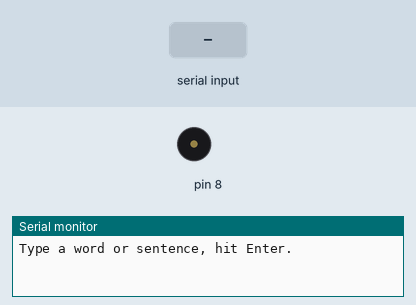
Simulated run of this sketch. Board: Arduino Uno, built with avr-gcc and run on an emulated ATmega328P. Shown: buzzer (waves = sounding), the last lines printed to the serial monitor. Inputs (shaded band) come from the test bench.

Above: at 1.2 s.
1.3 s: "90 45\n" received over Serial
At 1.48 s:
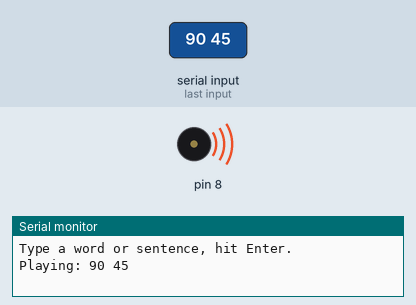
Timing chart, 0 to 10.3 s (numbered marks = the images above; inputs shaded):
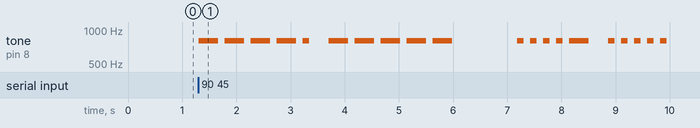

Measured:
- after the input at 1.3 s, tone on pin 8: plays 800 Hz for 0.36 s, 800 Hz for 0.36 s, 800 Hz for 0.36 s, 800 Hz for 0.36 s, 800 Hz for 0.12 s, 800 Hz for 0.36 s … (20 notes in this stretch), starting at once

The sketch:

Morse_buzzer.ino
```cpp
#include <ctype.h>
#include <string.h>

class Buzzer {
  int pin_number;

public:
  explicit Buzzer(int pin) : pin_number(pin) { pinMode(pin, OUTPUT); }

  void start(int hz, int duration) { tone(pin_number, hz, duration); }

  void stop() { noTone(pin_number); }
};

Buzzer buz(8);

const int UNIT = 120;    // pause duration
const int TONE_HZ = 800; // frequency of the buzzer

const char *morseCode[36] = {
    ".-",    "-...",  "-.-.",  "-..",   ".",     "..-.",  "--.",   "....",
    "..",    ".---",  "-.-",   ".-..",  "--",    "-.",    "---",   ".--.",
    "--.-",  ".-.",   "...",   "-",     "..-",   "...-",  ".--",   "-..-",
    "-.--",  "--..",  "-----", ".----", "..---", "...--", "....-", ".....",
    "-....", "--...", "---..", "----."};

void playSymbol(char sym) {
  int dur = (sym == '.') ? UNIT : UNIT * 3;
  buz.start(TONE_HZ, dur);
  delay(dur);
  buz.stop();
}

void playMorseChar(char c) {
  if (c == ' ') {
    delay(UNIT * 7);
    return;
  }

  int idx;
  if (isalpha((unsigned char)c)) {
    idx = toupper((unsigned char)c) - 'A';
  } else if (isdigit((unsigned char)c)) {
    idx = c - '0' + 26;
  } else {
    return; // skip punctuation
  }

  const char *code = morseCode[idx];
  int len = strlen(code);
  for (int i = 0; i < len; i++) {
    playSymbol(code[i]);
    delay(UNIT);
  }
  delay(UNIT * 2);
}

const int BUF_SIZE = 64;
char lineBuf[BUF_SIZE];
uint8_t lineLen = 0;

void playMorseWord(const char *text) {
  for (int i = 0; text[i] != '\0'; i++) {
    playMorseChar(text[i]);
  }
}

void setup() {
  Serial.begin(9600);
  Serial.println("Type a word or sentence, hit Enter.");
}

void loop() {
  while (Serial.available() > 0) {
    char c = Serial.read();

    if (c == '\n') {
      lineBuf[lineLen] = '\0';
      if (lineLen > 0) {
        Serial.print("Playing: ");
        Serial.println(lineBuf);
        playMorseWord(lineBuf);
      }
      lineLen = 0;
    } else if (c != '\r' && lineLen < BUF_SIZE - 1) {
      lineBuf[lineLen++] = c;
    }
  }
}
```
